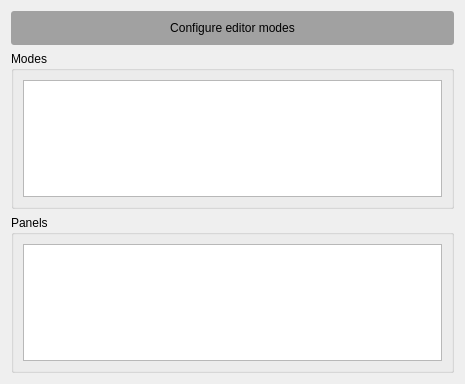
<?xml version="1.0" encoding="UTF-8"?>
<ui version="4.0">
 <class>Form</class>
 <widget class="QWidget" name="Form">
  <property name="geometry">
   <rect>
    <x>0</x>
    <y>0</y>
    <width>465</width>
    <height>384</height>
   </rect>
  </property>
  <property name="windowTitle">
   <string>Form</string>
  </property>
  <layout class="QVBoxLayout" name="verticalLayout">
   <item>
    <widget class="QLabel" name="header">
     <property name="styleSheet">
      <string notr="true">border-radius: 3px;
background-color: rgb(161, 161, 161);
padding: 10px;</string>
     </property>
     <property name="text">
      <string>Configure editor modes</string>
     </property>
     <property name="alignment">
      <set>Qt::AlignCenter</set>
     </property>
    </widget>
   </item>
   <item>
    <widget class="QGroupBox" name="groupBox">
     <property name="title">
      <string>Modes</string>
     </property>
     <layout class="QHBoxLayout" name="horizontalLayout">
      <item>
       <widget class="QListWidget" name="lw_modes"/>
      </item>
     </layout>
    </widget>
   </item>
   <item>
    <widget class="QGroupBox" name="groupBox_2">
     <property name="title">
      <string>Panels</string>
     </property>
     <layout class="QHBoxLayout" name="horizontalLayout_2">
      <item>
       <widget class="QListWidget" name="lw_panels"/>
      </item>
     </layout>
    </widget>
   </item>
  </layout>
 </widget>
 <resources/>
 <connections/>
</ui>
